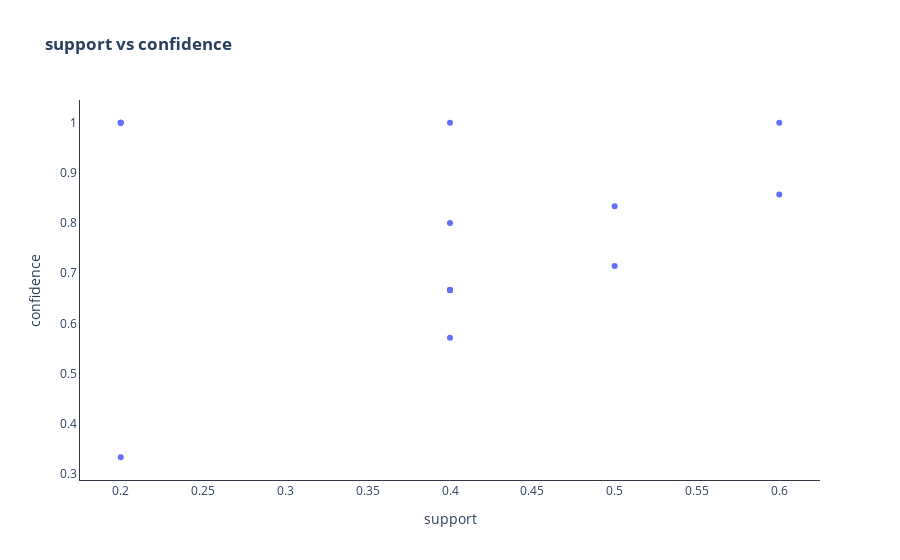
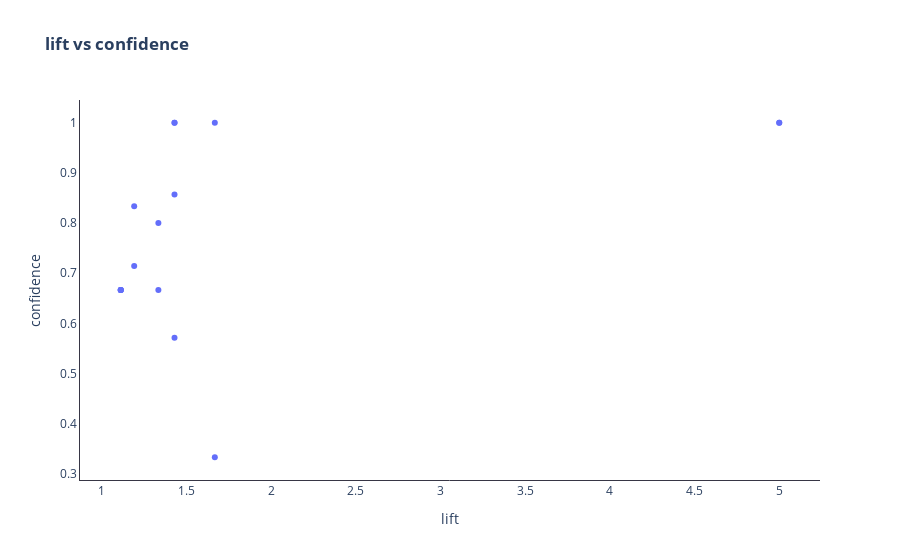

Notebook source saved alongside these figures, in order:
### Code cell
# With 20% support and confidence
give_my_rules(new_df,0.2,0.2)

### Figure 1 — Plotly figure (JSON) as saved in the notebook; plotly's stock layout.template omitted (floating-point values rounded to 4 significant figures)
{"data": [{"mode": "markers", "type": "scatter", "x": [0.2, 0.2, 0.2, 0.2, 0.6, 0.6, 0.4, 0.4, 0.4, 0.4, 0.5, 0.5, 0.4, 0.4, 0.4, 0.4], "y": [1, 1, 0.3333, 1, 0.8571, 1, 1, 0.5714, 0.8, 0.6667, 0.8333, 0.7143, 0.6667, 0.6667, 0.6667, 0.6667]}], "layout": {"autosize": false, "plot_bgcolor": "white", "title": {"text": "<b>support vs confidence</b>"}, "xaxis": {"linecolor": "#373645", "title": {"text": "support"}}, "yaxis": {"linecolor": "#373645", "title": {"text": "confidence"}}}}

### Figure 2 — Plotly figure (JSON) as saved in the notebook; plotly's stock layout.template omitted (floating-point values rounded to 4 significant figures)
{"data": [{"mode": "markers", "type": "scatter", "x": [5, 5, 1.667, 1.667, 1.429, 1.429, 1.429, 1.429, 1.333, 1.333, 1.19, 1.19, 1.111, 1.111, 1.111, 1.111], "y": [1, 1, 0.3333, 1, 0.8571, 1, 1, 0.5714, 0.8, 0.6667, 0.8333, 0.7143, 0.6667, 0.6667, 0.6667, 0.6667]}], "layout": {"autosize": false, "plot_bgcolor": "white", "title": {"text": "<b>lift vs confidence</b>"}, "xaxis": {"linecolor": "#373645", "title": {"text": "lift"}}, "yaxis": {"linecolor": "#373645", "title": {"text": "confidence"}}}}
